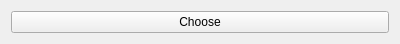
<?xml version="1.0" encoding="UTF-8"?>
<ui version="4.0">
 <class>Widget</class>
 <widget class="QWidget" name="Widget">
  <property name="geometry">
   <rect>
    <x>0</x>
    <y>0</y>
    <width>400</width>
    <height>39</height>
   </rect>
  </property>
  <property name="windowTitle">
   <string>Widget</string>
  </property>
  <layout class="QVBoxLayout" name="verticalLayout">
   <item>
    <widget class="QPushButton" name="chooseButton">
     <property name="text">
      <string>Choose</string>
     </property>
    </widget>
   </item>
  </layout>
 </widget>
 <layoutdefault spacing="6" margin="11"/>
 <resources/>
 <connections/>
</ui>
